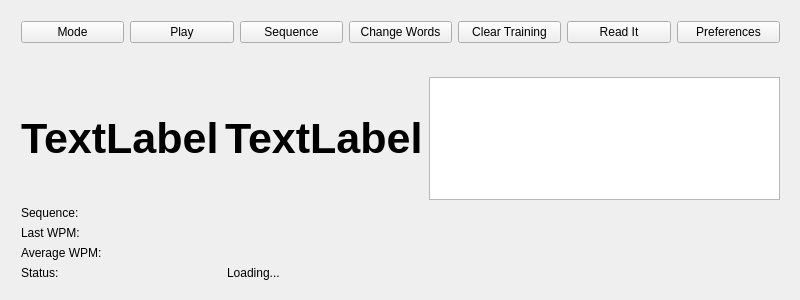
<?xml version="1.0" encoding="UTF-8"?>
<ui version="4.0">
 <class>MainWindow</class>
 <widget class="QMainWindow" name="MainWindow">
  <property name="geometry">
   <rect>
    <x>0</x>
    <y>0</y>
    <width>800</width>
    <height>300</height>
   </rect>
  </property>
  <property name="minimumSize">
   <size>
    <width>0</width>
    <height>300</height>
   </size>
  </property>
  <property name="windowTitle">
   <string>MainWindow</string>
  </property>
  <widget class="QWidget" name="centralWidget">
   <widget class="QWidget" name="verticalLayoutWidget">
    <property name="geometry">
     <rect>
      <x>10</x>
      <y>10</y>
      <width>781</width>
      <height>281</height>
     </rect>
    </property>
    <layout class="QVBoxLayout" name="verticalLayout">
     <item>
      <layout class="QHBoxLayout" name="horizontalLayout">
       <item>
        <widget class="QPushButton" name="modeMenu">
         <property name="text">
          <string>Mode</string>
         </property>
        </widget>
       </item>
       <item>
        <widget class="QPushButton" name="play">
         <property name="text">
          <string>Play</string>
         </property>
        </widget>
       </item>
       <item>
        <widget class="QPushButton" name="changeSequence">
         <property name="text">
          <string>Sequence</string>
         </property>
        </widget>
       </item>
       <item>
        <widget class="QPushButton" name="changeWords">
         <property name="text">
          <string>Change Words</string>
         </property>
        </widget>
       </item>
       <item>
        <widget class="QPushButton" name="clearTraining">
         <property name="text">
          <string>Clear Training</string>
         </property>
        </widget>
       </item>
       <item>
        <widget class="QPushButton" name="readButton">
         <property name="text">
          <string>Read It</string>
         </property>
        </widget>
       </item>
       <item>
        <widget class="QPushButton" name="prefs">
         <property name="text">
          <string>Preferences</string>
         </property>
        </widget>
       </item>
      </layout>
     </item>
     <item>
      <widget class="QLabel" name="helpBar">
       <property name="font">
        <font>
         <pointsize>14</pointsize>
         <italic>false</italic>
        </font>
       </property>
       <property name="text">
        <string/>
       </property>
       <property name="wordWrap">
        <bool>true</bool>
       </property>
      </widget>
     </item>
     <item>
      <layout class="QHBoxLayout" name="horizontalLayout_5">
       <item>
        <widget class="QLabel" name="letter">
         <property name="font">
          <font>
           <pointsize>32</pointsize>
           <weight>75</weight>
           <bold>true</bold>
          </font>
         </property>
         <property name="text">
          <string>TextLabel</string>
         </property>
        </widget>
       </item>
       <item>
        <widget class="QLabel" name="WPM">
         <property name="font">
          <font>
           <pointsize>32</pointsize>
           <weight>75</weight>
           <bold>true</bold>
          </font>
         </property>
         <property name="text">
          <string>TextLabel</string>
         </property>
        </widget>
       </item>
       <item>
        <widget class="QTextEdit" name="wordbox"/>
       </item>
      </layout>
     </item>
     <item>
      <spacer name="verticalSpacer">
       <property name="orientation">
        <enum>Qt::Vertical</enum>
       </property>
       <property name="sizeHint" stdset="0">
        <size>
         <width>20</width>
         <height>40</height>
        </size>
       </property>
      </spacer>
     </item>
     <item>
      <layout class="QHBoxLayout" name="horizontalLayout_3">
       <item>
        <widget class="QLabel" name="label">
         <property name="sizePolicy">
          <sizepolicy hsizetype="Minimum" vsizetype="Preferred">
           <horstretch>0</horstretch>
           <verstretch>0</verstretch>
          </sizepolicy>
         </property>
         <property name="minimumSize">
          <size>
           <width>200</width>
           <height>0</height>
          </size>
         </property>
         <property name="text">
          <string>Sequence:</string>
         </property>
        </widget>
       </item>
       <item>
        <widget class="QLabel" name="sequence">
         <property name="sizePolicy">
          <sizepolicy hsizetype="MinimumExpanding" vsizetype="Preferred">
           <horstretch>0</horstretch>
           <verstretch>0</verstretch>
          </sizepolicy>
         </property>
         <property name="text">
          <string/>
         </property>
        </widget>
       </item>
      </layout>
     </item>
     <item>
      <layout class="QHBoxLayout" name="horizontalLayout_4">
       <item>
        <widget class="QLabel" name="label_3">
         <property name="sizePolicy">
          <sizepolicy hsizetype="Minimum" vsizetype="Preferred">
           <horstretch>0</horstretch>
           <verstretch>0</verstretch>
          </sizepolicy>
         </property>
         <property name="minimumSize">
          <size>
           <width>200</width>
           <height>0</height>
          </size>
         </property>
         <property name="text">
          <string>Last WPM:</string>
         </property>
        </widget>
       </item>
       <item>
        <widget class="QLabel" name="lastwpm">
         <property name="sizePolicy">
          <sizepolicy hsizetype="MinimumExpanding" vsizetype="Preferred">
           <horstretch>0</horstretch>
           <verstretch>0</verstretch>
          </sizepolicy>
         </property>
         <property name="text">
          <string/>
         </property>
        </widget>
       </item>
      </layout>
     </item>
     <item>
      <layout class="QHBoxLayout" name="horizontalLayout_6">
       <item>
        <widget class="QLabel" name="label_2">
         <property name="sizePolicy">
          <sizepolicy hsizetype="Minimum" vsizetype="Preferred">
           <horstretch>0</horstretch>
           <verstretch>0</verstretch>
          </sizepolicy>
         </property>
         <property name="minimumSize">
          <size>
           <width>200</width>
           <height>0</height>
          </size>
         </property>
         <property name="text">
          <string>Average WPM:</string>
         </property>
        </widget>
       </item>
       <item>
        <widget class="QLabel" name="avewpm">
         <property name="sizePolicy">
          <sizepolicy hsizetype="MinimumExpanding" vsizetype="Preferred">
           <horstretch>0</horstretch>
           <verstretch>0</verstretch>
          </sizepolicy>
         </property>
         <property name="text">
          <string/>
         </property>
        </widget>
       </item>
      </layout>
     </item>
     <item>
      <layout class="QHBoxLayout" name="horizontalLayout_2">
       <property name="sizeConstraint">
        <enum>QLayout::SetDefaultConstraint</enum>
       </property>
       <item>
        <widget class="QLabel" name="statuslabel">
         <property name="sizePolicy">
          <sizepolicy hsizetype="Minimum" vsizetype="Minimum">
           <horstretch>0</horstretch>
           <verstretch>0</verstretch>
          </sizepolicy>
         </property>
         <property name="minimumSize">
          <size>
           <width>200</width>
           <height>0</height>
          </size>
         </property>
         <property name="text">
          <string>Status:</string>
         </property>
        </widget>
       </item>
       <item>
        <widget class="QLabel" name="status">
         <property name="sizePolicy">
          <sizepolicy hsizetype="MinimumExpanding" vsizetype="Preferred">
           <horstretch>0</horstretch>
           <verstretch>0</verstretch>
          </sizepolicy>
         </property>
         <property name="text">
          <string>Loading...</string>
         </property>
        </widget>
       </item>
      </layout>
     </item>
    </layout>
   </widget>
  </widget>
 </widget>
 <layoutdefault spacing="6" margin="11"/>
 <resources/>
 <connections/>
</ui>
